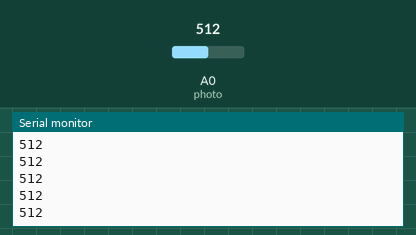
A sketch run on a simulated Arduino Uno, built with avr-gcc and run on an emulated ATmega328P. On the bench: the last lines printed to the serial monitor. The test bench sets the inputs (shaded band); at power-on: A0 (photo) = 512.

Above: at 1.2 s.
1.3 s: A0 (photo) set to 716
At 2.2 s:
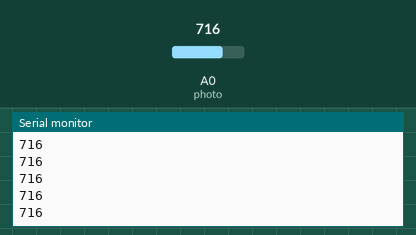
2.8 s: A0 (photo) set to 900
At 3.4 s:
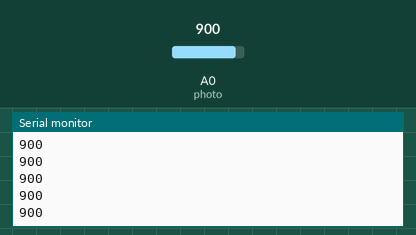
Timing chart, 0 to 5.8 s (numbered marks = the images above; inputs shaded):
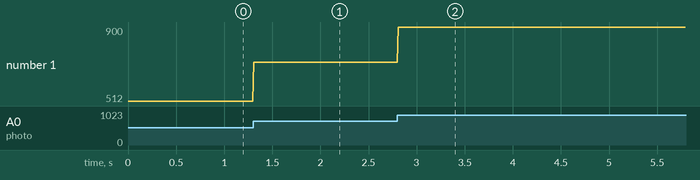

The sketch:

IRLED.ino
```cpp
int photo = 0;

void setup()
{
  Serial.begin(9600);
  pinMode(photo, INPUT);
}

void loop()
{
  int value = analogRead(photo);
  Serial.println(value);
  delay(10);
}
```

Measured:
- after the input at 1.3 s, the serial monitor: prints a new line at once (image 1)
- after the input at 2.8 s, the serial monitor: prints a new line at once (image 2)
- plotted number 1: 512 → 716 after the input at 1.3 s, 716 → 900 after the input at 2.8 s
